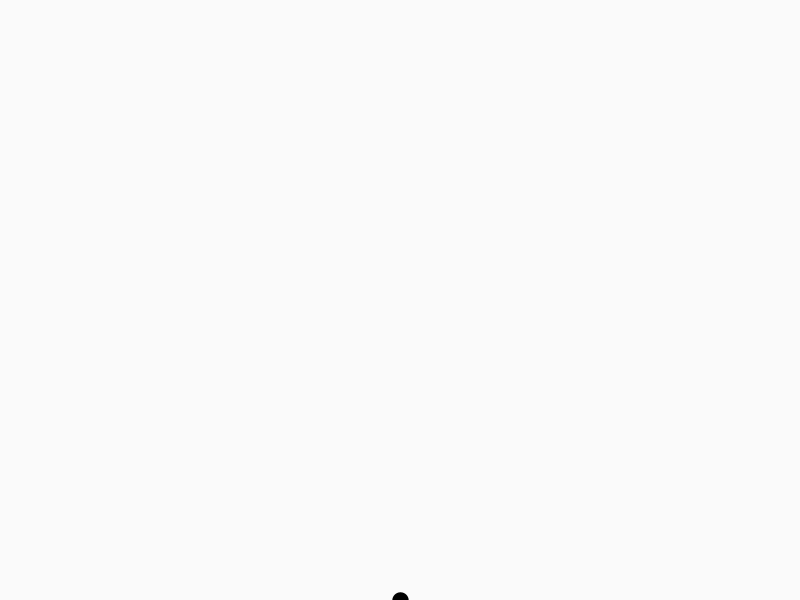
Frame 1 (no input)
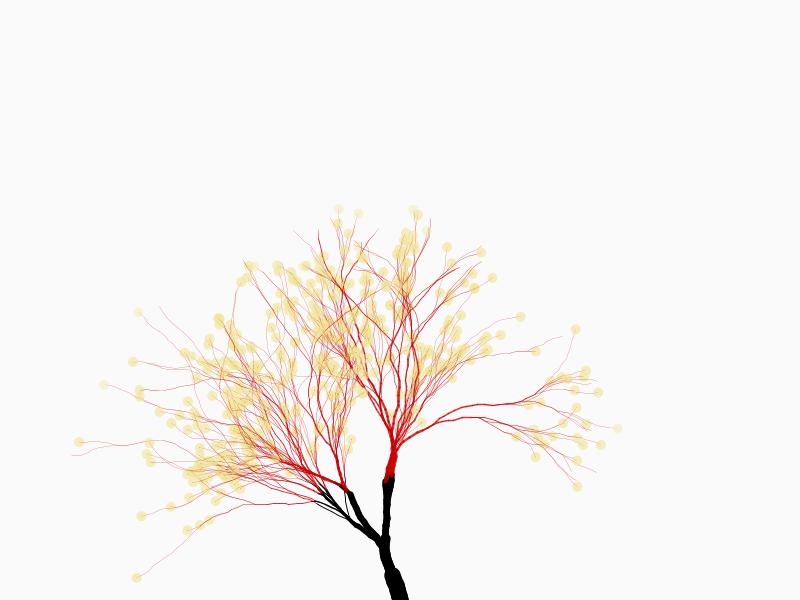
Frame 60 (the mouse pressed at the canvas centre just before this capture)
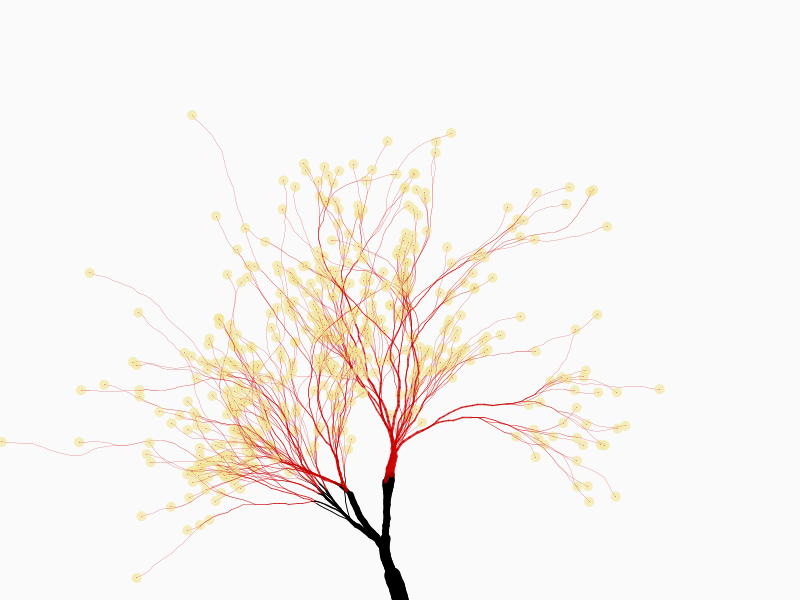
Frame 120 (the mouse held since frame 60 and released just before this capture)

The Processing sketch that drew these frames (run headless with seeded random() and noise(); from frame 60 on, the mouse is pressed at the canvas centre):

// Processing sketch: chloe
// ── chloe.pde
pathfinder[] paths;

int num;
static int count;



void setup() {
  size(800, 600);
  background(250);
  ellipseMode(CENTER);
  stroke(0);
  smooth();
  num = 1;
  count = 5;
  paths = new pathfinder[num];
  for(int i = 0; i < num; i++) paths[i] = new pathfinder();
}
 
void draw() {
  println(count);
//  println(paths.length);
  for (int i = 0; i < paths.length; i++) {
    PVector loc = paths[i].location;
    PVector lastLoc = paths[i].lastLocation;
    strokeWeight(paths[i].diameter);
    line(lastLoc.x, lastLoc.y, loc.x, loc.y);
    paths[i].update();
  }
}



// ── Tree.pde
class pathfinder {
  PVector lastLocation;
  PVector location;
  PVector velocity;
  float diameter;
  boolean isFinished;
  pathfinder() {
    location = new PVector(width/2, height);
    lastLocation = new PVector(location.x, location.y);
    velocity = new PVector(0, -10);
    diameter = random(10, 20);
    isFinished = false;
  }
  pathfinder(pathfinder parent) {
    location = parent.location.get();
    lastLocation = parent.lastLocation.get();
    velocity = parent.velocity.get();
    diameter = parent.diameter * 0.62;
    isFinished = parent.isFinished;
    parent.diameter = diameter;
  }
  void update() {
     
    if(location.x > -10 & location.x < width + 10 & location.y > -10 & location.y < height + 10) {
      lastLocation.set(location.x, location.y);
      if (diameter > 0.2) {
        count ++;
        PVector bump = new PVector(random(-1, 1), random(-1, 1));
        velocity.normalize();
        bump.mult(0.2);
        velocity.mult(0.8);
        velocity.add(bump);
        velocity.mult(random(5, 10));
        location.add(velocity);
        if (random(0, 1) < 0.2) { // control length
          paths = (pathfinder[]) append(paths, new pathfinder(this));
        }
      } else {
        if(!isFinished) {
          isFinished = true;
          noStroke();
          fill(240, 230, 150, 100);
          ellipse(location.x, location.y, 10, 10);
          stroke(200, 0, 0, 200);
        }
      }
    }
  }
}
